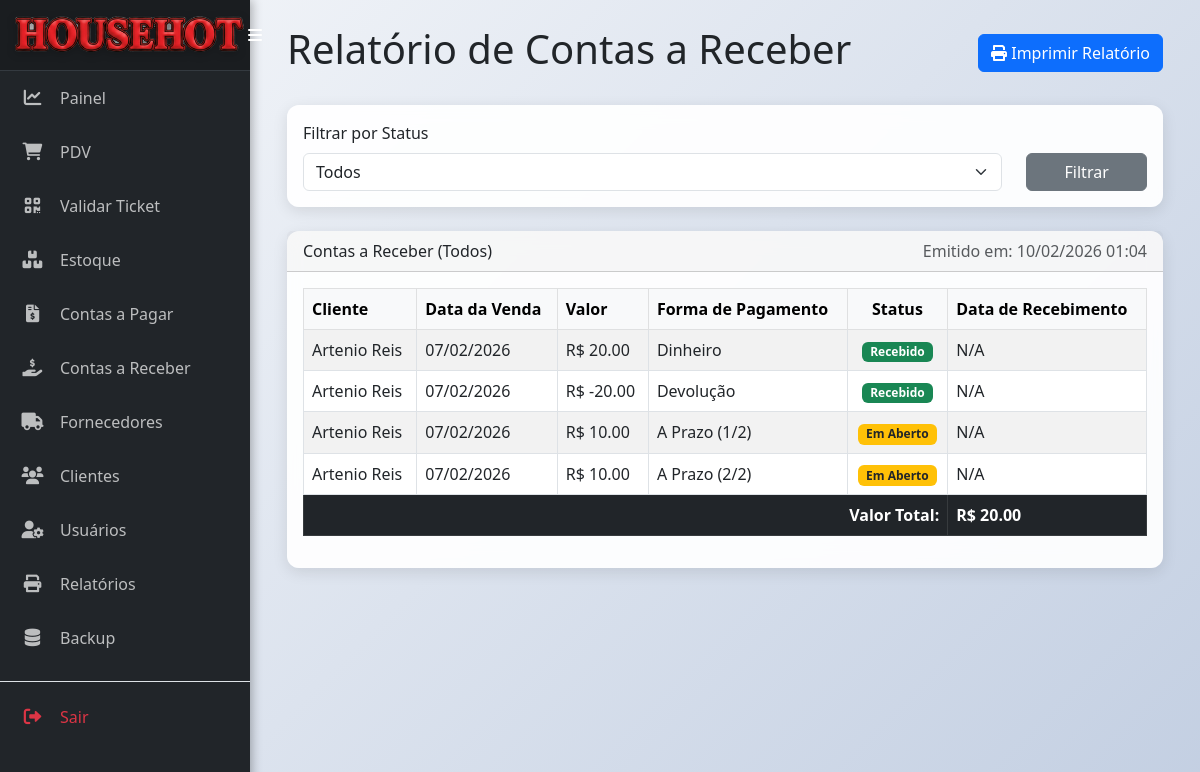
The page /relatorio/contas_receber (signed in) on the database its author committed.
### models.py (models this page shows)
class ContaReceber(db.Model):
    __tablename__ = 'conta_receber'
    id = db.Column(db.Integer, primary_key=True)
    valor = db.Column(db.Float, nullable=False)
    data_venda = db.Column(db.Date, nullable=False, default=datetime.utcnow)
    data_vencimento = db.Column(db.Date, nullable=True)
    status = db.Column(db.String(20), nullable=False, default='Em Aberto')
    forma_pagamento = db.Column(db.String(50), nullable=True)
    cliente_id = db.Column(db.Integer, db.ForeignKey('cliente.id'), nullable=False)

class Cliente(db.Model):
    __tablename__ = 'cliente'
    id = db.Column(db.Integer, primary_key=True)
    nome = db.Column(db.String(100), nullable=False)
    telefone = db.Column(db.String(20))
    email = db.Column(db.String(100))
    endereco = db.Column(db.String(200))
    vendas = db.relationship('MovimentacaoEstoque', backref='cliente', lazy=True, cascade="all, delete-orphan")
    contas_a_receber = db.relationship('ContaReceber', backref='cliente', lazy=True, cascade="all, delete-orphan")

### app.py (the view)
@app.route('/relatorio/contas_receber', methods=['GET', 'POST'])
@login_required
def relatorio_contas_receber():
    query = ContaReceber.query.options(joinedload(ContaReceber.cliente))
    status_filter = request.form.get('status_filter', 'todos')
    if status_filter != 'todos':
        query = query.filter(ContaReceber.status == status_filter)
    contas = query.order_by(ContaReceber.data_venda.desc()).all()
    valor_total = sum(c.valor for c in contas)
    return render_template('relatorio_contas_receber.html', contas=contas, valor_total=valor_total, status_filter=status_filter, data_emissao=datetime.now())

### app.py (called while the page is built)
@app.context_processor
def inject_datetime():
    return {'modules': {'datetime': datetime, 'date': date, 'timedelta': timedelta}}

def login_required(f):
    @wraps(f)
    def decorated_function(*args, **kwargs):
        if 'logged_in' not in session or 'user_id' not in session:
            session.clear()
            flash('A sua sessão é inválida. Por favor, faça login novamente.', 'warning')
            return redirect(url_for('login'))
        return f(*args, **kwargs)
    return decorated_function

### templates/relatorio_contas_receber.html (shortened to what this page needs)
{% extends 'base.html' %}
{% block content %}
<div class="d-flex justify-content-between align-items-center mb-4 no-print">
    <h1>Relatório de Contas a Receber</h1>
    <button onclick="window.print()" class="btn btn-primary">
        <i class="fas fa-print"></i> Imprimir Relatório
    </button>
</div>
<div class="card mb-4 no-print">
    <div class="card-body">
        <form method="POST" action="{{ url_for('relatorio_contas_receber') }}">
            <div class="row align-items-end">
                <div class="col-md-10">
                    <label for="status_filter" class="form-label">Filtrar por Status</label>
                    <select class="form-select" id="status_filter" name="status_filter">
                        <option value="todos" {% if status_filter == 'todos' %}selected{% endif %}>Todos</option>
                    </select>
                </div>
                <div class="col-md-2">
                    <button type="submit" class="btn btn-secondary w-100">Filtrar</button>
                </div>
            </div>
        </form>
    </div>
</div>
<div class="card">
    <div class="card-header">
        <div class="d-flex justify-content-between">
            <span>
                Contas a Receber ({{ status_filter|capitalize }})
            </span>
            <span class="text-muted">Emitido em: {{ data_emissao.strftime('%d/%m/%Y %H:%M') }}</span>
        </div>
    </div>
    <div class="card-body">
        <table class="table table-striped table-bordered">
            <thead class="table-light">
                <tr>
                    <th>Cliente</th>
                    <th>Data da Venda</th>
                    <th>Valor</th>
                    <th>Forma de Pagamento</th>
                    <th class="text-center">Status</th>
                    <th>Data de Recebimento</th>
                </tr>
            </thead>
            <tbody>
                {% for conta in contas %}
                <tr>
                    <td>{{ conta.cliente.nome }}</td>
                    <td>{{ conta.data_venda.strftime('%d/%m/%Y') }}</td>
                    <td>R$ {{ "%.2f"|format(conta.valor) }}</td>
                    <td>{{ conta.forma_pagamento }}</td>
                    <td class="text-center">
                        {% if conta.status == 'Recebido' %}
                            <span class="badge bg-success">Recebido</span>
                        {% else %}
                            <span class="badge bg-warning text-dark">Em Aberto</span>
                        {% endif %}
                    </td>
                    <td>{{ conta.data_recebimento.strftime('%d/%m/%Y') if conta.data_recebimento else 'N/A' }}</td>
                </tr>
                {% else %}
                <tr>
                    <td colspan="6" class="text-center text-muted">Nenhuma conta encontrada para este filtro.</td>
                </tr>
                {% endfor %}
            </tbody>
            <tfoot>
                <tr class="table-dark">
                    <td colspan="5" class="text-end"><strong>Valor Total:</strong></td>
                    <td><strong>R$ {{ "%.2f"|format(valor_total) }}</strong></td>
                </tr>
            </tfoot>
        </table>
    </div>
</div>
{% endblock %}

### static/css/style.css (style rules this page uses)
body { background: linear-gradient(135deg, #f5f7fa 0%, #c3cfe2 100%) !important; background-attachment: fixed; margin: 0; font-family: 'Segoe UI', Tahoma, Geneva, Verdana, sans-serif; min-height: 100vh; overflow-x: hidden; }
.card { border: none; border-radius: 12px; box-shadow: 0 4px 15px rgba(0, 0, 0, 0.1); background-color: rgba(255, 255, 255, 0.92) !important; backdrop-filter: blur(10px); }

### rows shown on the page
ContaReceber: cliente.nome "Artenio Reis", data_venda "07/02/2026", valor "20.00", forma_pagamento "Dinheiro", status "Recebido", data_recebimento "N/A"
ContaReceber: cliente.nome "Artenio Reis", data_venda "07/02/2026", valor "-20.00", forma_pagamento "Devolução", status "Recebido", data_recebimento "N/A"
ContaReceber: cliente.nome "Artenio Reis", data_venda "07/02/2026", valor "10.00", forma_pagamento "A Prazo (1/2)", status "Em Aberto", data_recebimento "N/A"
ContaReceber: cliente.nome "Artenio Reis", data_venda "07/02/2026", valor "10.00", forma_pagamento "A Prazo (2/2)", status "Em Aberto", data_recebimento "N/A"

### other values the page prints
{{ status_filter|capitalize }} "Todos"
{{ "%.2f"|format(valor_total) }} "20.00"
